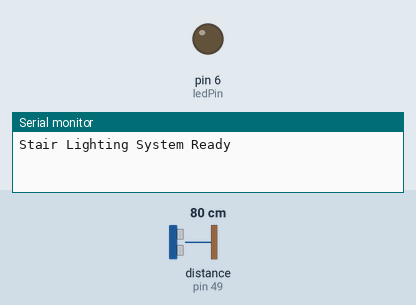
This sketch was run on a simulated Arduino Mega 2560, built with avr-gcc and run on an emulated ATmega2560. Shown: output pins drawn as LEDs (lit = HIGH), the last lines printed to the serial monitor. Wiring (inferred from the names in the program): ultrasonic range finder: trigger pin 48; echo pin 49. The test bench sets the inputs (shaded band); at power-on: distance to the obstacle (sensor on pin 49) 80 cm. The echo pulse lasts 58.3 µs per cm; pins used as bus, display or sensor lines are not drawn.

Above: at 1.2 s.
1.3 s: distance to the obstacle (sensor on pin 49) set to 22 cm
2.8 s: distance to the obstacle (sensor on pin 49) set to 19 cm
At 4.0 s:
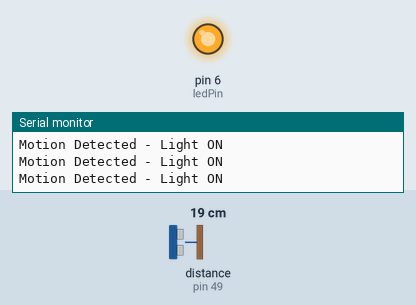
4.3 s: distance to the obstacle (sensor on pin 49) set to 35 cm
At 4.9 s:
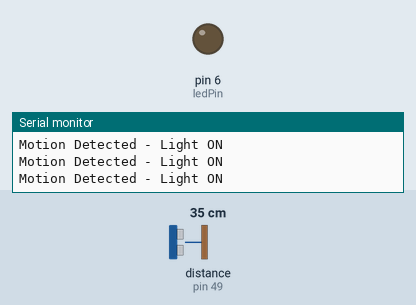
5.8 s: distance to the obstacle (sensor on pin 49) set to 9 cm
At 6.2 s:
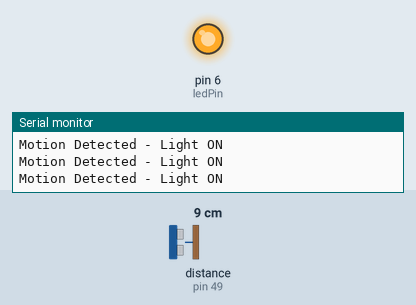
Timing chart, 0 to 8.3 s (numbered marks = the images above; inputs shaded):
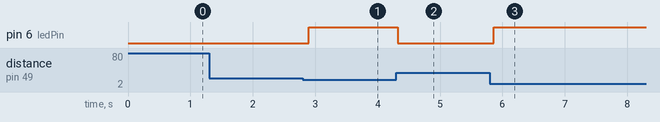

The sketch:

Stair_Lights.ino
```cpp
/*
  Stair Lighting System - Motion Activated
  Source: Graduation Project PDF (Page 57)
  Sensor: Ultrasonic HC-SR04
  Controller: Arduino Mega 2560
*/

#define trigPin 48
#define echoPin 49
#define ledPin 6

void setup() {
  pinMode(trigPin, OUTPUT);
  pinMode(echoPin, INPUT);
  pinMode(ledPin, OUTPUT);
  Serial.begin(9600);
  Serial.println("Stair Lighting System Ready");
}

void loop() {
  long duration, distance;

  // Trigger ultrasonic pulse
  digitalWrite(trigPin, LOW);
  delayMicroseconds(2);
  digitalWrite(trigPin, HIGH);
  delayMicroseconds(10);
  digitalWrite(trigPin, LOW);

  // Measure echo time
  duration = pulseIn(echoPin, HIGH);

  // Calculate distance in cm
  distance = (duration / 2) / 29.1;

  // Control LED based on distance
  if (distance < 20) {  // Motion detected within 20cm
    digitalWrite(ledPin, HIGH);
    Serial.println("Motion Detected - Light ON");
  } else {
    digitalWrite(ledPin, LOW);
  }

  delay(100);
}
```

Measured:
- the behaviour switches between 21 and 20 cm on distance to the obstacle (sensor on pin 49) (found by bisection; images 0 and 1)
- after the input at 1.3 s, every drawn part: stays the same
- after the input at 2.8 s, pin 6 (ledPin): LOW → HIGH after 0.10 s
- after the input at 4.3 s, pin 6 (ledPin): HIGH → LOW at once
- after the input at 5.8 s, pin 6 (ledPin): LOW → HIGH after 0.06 s
